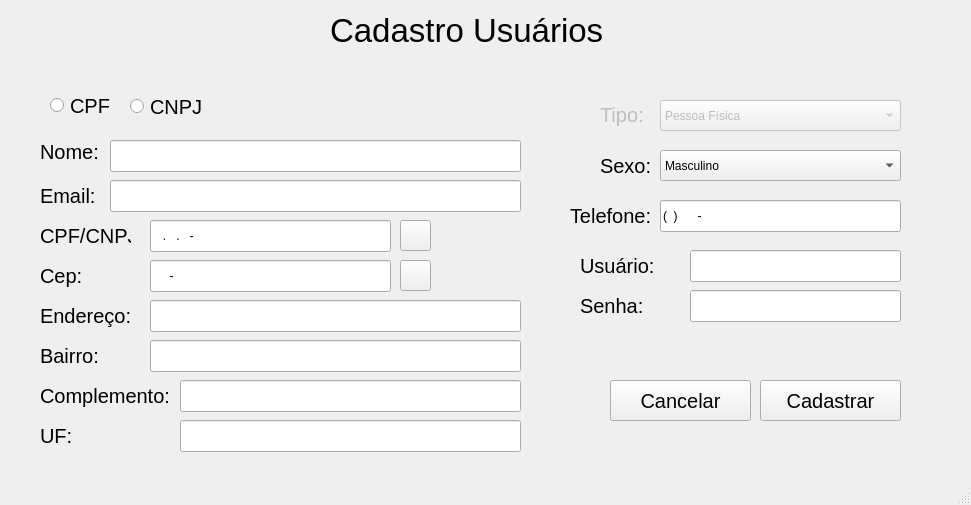
<?xml version="1.0" encoding="UTF-8"?>
<ui version="4.0">
 <class>frmCad_Usuario</class>
 <widget class="QMainWindow" name="frmCad_Usuario">
  <property name="geometry">
   <rect>
    <x>0</x>
    <y>0</y>
    <width>971</width>
    <height>505</height>
   </rect>
  </property>
  <property name="windowTitle">
   <string>MainWindow</string>
  </property>
  <property name="inputMethodHints">
   <set>Qt::ImhUppercaseOnly</set>
  </property>
  <widget class="QWidget" name="centralwidget">
   <widget class="QLabel" name="txtNome">
    <property name="geometry">
     <rect>
      <x>40</x>
      <y>131</y>
      <width>91</width>
      <height>41</height>
     </rect>
    </property>
    <property name="font">
     <font>
      <pointsize>15</pointsize>
     </font>
    </property>
    <property name="text">
     <string>Nome:</string>
    </property>
   </widget>
   <widget class="QLabel" name="txtEmail">
    <property name="geometry">
     <rect>
      <x>40</x>
      <y>180</y>
      <width>71</width>
      <height>31</height>
     </rect>
    </property>
    <property name="font">
     <font>
      <pointsize>15</pointsize>
     </font>
    </property>
    <property name="text">
     <string>Email:</string>
    </property>
   </widget>
   <widget class="QLabel" name="txtCPF">
    <property name="geometry">
     <rect>
      <x>40</x>
      <y>220</y>
      <width>91</width>
      <height>31</height>
     </rect>
    </property>
    <property name="font">
     <font>
      <pointsize>15</pointsize>
     </font>
    </property>
    <property name="text">
     <string>CPF/CNPJ:</string>
    </property>
   </widget>
   <widget class="QLabel" name="txtTelefone">
    <property name="geometry">
     <rect>
      <x>570</x>
      <y>200</y>
      <width>101</width>
      <height>31</height>
     </rect>
    </property>
    <property name="font">
     <font>
      <pointsize>15</pointsize>
     </font>
    </property>
    <property name="text">
     <string>Telefone:</string>
    </property>
   </widget>
   <widget class="QLabel" name="txtEndereco">
    <property name="geometry">
     <rect>
      <x>40</x>
      <y>300</y>
      <width>131</width>
      <height>31</height>
     </rect>
    </property>
    <property name="font">
     <font>
      <pointsize>15</pointsize>
     </font>
    </property>
    <property name="text">
     <string>Endereço:</string>
    </property>
   </widget>
   <widget class="QLabel" name="txtUsuario">
    <property name="geometry">
     <rect>
      <x>580</x>
      <y>250</y>
      <width>91</width>
      <height>31</height>
     </rect>
    </property>
    <property name="font">
     <font>
      <pointsize>15</pointsize>
     </font>
    </property>
    <property name="text">
     <string>Usuário:</string>
    </property>
   </widget>
   <widget class="QLabel" name="txtSenha">
    <property name="geometry">
     <rect>
      <x>580</x>
      <y>290</y>
      <width>71</width>
      <height>31</height>
     </rect>
    </property>
    <property name="font">
     <font>
      <pointsize>15</pointsize>
     </font>
    </property>
    <property name="text">
     <string>Senha:</string>
    </property>
   </widget>
   <widget class="QLabel" name="txtTipo">
    <property name="enabled">
     <bool>false</bool>
    </property>
    <property name="geometry">
     <rect>
      <x>600</x>
      <y>99</y>
      <width>61</width>
      <height>31</height>
     </rect>
    </property>
    <property name="font">
     <font>
      <pointsize>15</pointsize>
     </font>
    </property>
    <property name="text">
     <string>Tipo:</string>
    </property>
   </widget>
   <widget class="QLabel" name="txtSexo">
    <property name="geometry">
     <rect>
      <x>600</x>
      <y>150</y>
      <width>71</width>
      <height>31</height>
     </rect>
    </property>
    <property name="font">
     <font>
      <pointsize>15</pointsize>
     </font>
    </property>
    <property name="text">
     <string>Sexo:</string>
    </property>
   </widget>
   <widget class="QComboBox" name="cbbTipo">
    <property name="enabled">
     <bool>false</bool>
    </property>
    <property name="geometry">
     <rect>
      <x>660</x>
      <y>100</y>
      <width>241</width>
      <height>31</height>
     </rect>
    </property>
    <property name="currentIndex">
     <number>0</number>
    </property>
    <item>
     <property name="text">
      <string>Pessoa Física</string>
     </property>
    </item>
    <item>
     <property name="text">
      <string>Pessoa Jurídica</string>
     </property>
    </item>
   </widget>
   <widget class="QLineEdit" name="edtNome">
    <property name="geometry">
     <rect>
      <x>110</x>
      <y>140</y>
      <width>411</width>
      <height>32</height>
     </rect>
    </property>
    <property name="inputMethodHints">
     <set>Qt::ImhUppercaseOnly</set>
    </property>
   </widget>
   <widget class="QLineEdit" name="edtEmail">
    <property name="geometry">
     <rect>
      <x>110</x>
      <y>180</y>
      <width>411</width>
      <height>32</height>
     </rect>
    </property>
   </widget>
   <widget class="QLineEdit" name="edtCPF">
    <property name="geometry">
     <rect>
      <x>150</x>
      <y>220</y>
      <width>241</width>
      <height>32</height>
     </rect>
    </property>
    <property name="inputMask">
     <string>000.000.000-00</string>
    </property>
   </widget>
   <widget class="QLineEdit" name="edtTelefone">
    <property name="geometry">
     <rect>
      <x>660</x>
      <y>200</y>
      <width>241</width>
      <height>32</height>
     </rect>
    </property>
    <property name="inputMask">
     <string>(00)0 0000-0000</string>
    </property>
   </widget>
   <widget class="QLineEdit" name="edtEndereco">
    <property name="geometry">
     <rect>
      <x>150</x>
      <y>300</y>
      <width>371</width>
      <height>32</height>
     </rect>
    </property>
    <property name="inputMethodHints">
     <set>Qt::ImhUppercaseOnly</set>
    </property>
   </widget>
   <widget class="QLineEdit" name="edtUsuario">
    <property name="geometry">
     <rect>
      <x>690</x>
      <y>250</y>
      <width>211</width>
      <height>32</height>
     </rect>
    </property>
   </widget>
   <widget class="QLineEdit" name="edtSenha">
    <property name="geometry">
     <rect>
      <x>690</x>
      <y>290</y>
      <width>211</width>
      <height>32</height>
     </rect>
    </property>
   </widget>
   <widget class="QComboBox" name="cbbSexo">
    <property name="geometry">
     <rect>
      <x>660</x>
      <y>150</y>
      <width>241</width>
      <height>31</height>
     </rect>
    </property>
    <property name="currentIndex">
     <number>0</number>
    </property>
    <item>
     <property name="text">
      <string>Masculino</string>
     </property>
    </item>
    <item>
     <property name="text">
      <string>Feminino </string>
     </property>
    </item>
    <item>
     <property name="text">
      <string>Outros</string>
     </property>
    </item>
   </widget>
   <widget class="QLabel" name="txtCep">
    <property name="geometry">
     <rect>
      <x>40</x>
      <y>260</y>
      <width>91</width>
      <height>31</height>
     </rect>
    </property>
    <property name="font">
     <font>
      <pointsize>15</pointsize>
     </font>
    </property>
    <property name="text">
     <string>Cep:</string>
    </property>
   </widget>
   <widget class="QLineEdit" name="edtCep">
    <property name="geometry">
     <rect>
      <x>150</x>
      <y>260</y>
      <width>241</width>
      <height>32</height>
     </rect>
    </property>
    <property name="inputMask">
     <string>00000-000</string>
    </property>
   </widget>
   <widget class="QPushButton" name="btnCadastrar">
    <property name="geometry">
     <rect>
      <x>760</x>
      <y>380</y>
      <width>141</width>
      <height>41</height>
     </rect>
    </property>
    <property name="font">
     <font>
      <pointsize>15</pointsize>
     </font>
    </property>
    <property name="text">
     <string>Cadastrar</string>
    </property>
   </widget>
   <widget class="QRadioButton" name="rbCPF">
    <property name="geometry">
     <rect>
      <x>50</x>
      <y>90</y>
      <width>91</width>
      <height>31</height>
     </rect>
    </property>
    <property name="font">
     <font>
      <pointsize>15</pointsize>
     </font>
    </property>
    <property name="text">
     <string>CPF</string>
    </property>
   </widget>
   <widget class="QRadioButton" name="rbCNPJ">
    <property name="geometry">
     <rect>
      <x>130</x>
      <y>96</y>
      <width>91</width>
      <height>21</height>
     </rect>
    </property>
    <property name="font">
     <font>
      <pointsize>15</pointsize>
     </font>
    </property>
    <property name="text">
     <string>CNPJ</string>
    </property>
   </widget>
   <widget class="QLabel" name="txtCadastro_login">
    <property name="geometry">
     <rect>
      <x>330</x>
      <y>10</y>
      <width>291</width>
      <height>41</height>
     </rect>
    </property>
    <property name="font">
     <font>
      <pointsize>25</pointsize>
     </font>
    </property>
    <property name="text">
     <string>Cadastro Usuários</string>
    </property>
   </widget>
   <widget class="QPushButton" name="btnCancelar">
    <property name="geometry">
     <rect>
      <x>610</x>
      <y>380</y>
      <width>141</width>
      <height>41</height>
     </rect>
    </property>
    <property name="font">
     <font>
      <pointsize>15</pointsize>
     </font>
    </property>
    <property name="text">
     <string>Cancelar</string>
    </property>
   </widget>
   <widget class="QPushButton" name="btnConsultar">
    <property name="geometry">
     <rect>
      <x>400</x>
      <y>260</y>
      <width>31</width>
      <height>31</height>
     </rect>
    </property>
    <property name="text">
     <string/>
    </property>
    <property name="icon">
     <iconset>
      <normaloff>btnPesquisar.png</normaloff>btnPesquisar.png</iconset>
    </property>
   </widget>
   <widget class="QLineEdit" name="edtBairro">
    <property name="geometry">
     <rect>
      <x>150</x>
      <y>340</y>
      <width>371</width>
      <height>32</height>
     </rect>
    </property>
    <property name="inputMethodHints">
     <set>Qt::ImhUppercaseOnly</set>
    </property>
   </widget>
   <widget class="QLabel" name="txtBairro">
    <property name="geometry">
     <rect>
      <x>40</x>
      <y>340</y>
      <width>131</width>
      <height>31</height>
     </rect>
    </property>
    <property name="font">
     <font>
      <pointsize>15</pointsize>
     </font>
    </property>
    <property name="text">
     <string>Bairro:</string>
    </property>
   </widget>
   <widget class="QLineEdit" name="edtComplemento">
    <property name="geometry">
     <rect>
      <x>180</x>
      <y>380</y>
      <width>341</width>
      <height>32</height>
     </rect>
    </property>
    <property name="inputMethodHints">
     <set>Qt::ImhUppercaseOnly</set>
    </property>
   </widget>
   <widget class="QLabel" name="txtComplemento">
    <property name="geometry">
     <rect>
      <x>40</x>
      <y>380</y>
      <width>131</width>
      <height>31</height>
     </rect>
    </property>
    <property name="font">
     <font>
      <pointsize>15</pointsize>
     </font>
    </property>
    <property name="text">
     <string>Complemento:</string>
    </property>
   </widget>
   <widget class="QLineEdit" name="edtUF">
    <property name="geometry">
     <rect>
      <x>180</x>
      <y>420</y>
      <width>341</width>
      <height>32</height>
     </rect>
    </property>
    <property name="inputMethodHints">
     <set>Qt::ImhUppercaseOnly</set>
    </property>
   </widget>
   <widget class="QLabel" name="txtUF">
    <property name="geometry">
     <rect>
      <x>40</x>
      <y>420</y>
      <width>131</width>
      <height>31</height>
     </rect>
    </property>
    <property name="font">
     <font>
      <pointsize>15</pointsize>
     </font>
    </property>
    <property name="text">
     <string>UF:</string>
    </property>
   </widget>
   <widget class="QPushButton" name="btnConsultar_CNPJ">
    <property name="geometry">
     <rect>
      <x>400</x>
      <y>220</y>
      <width>31</width>
      <height>31</height>
     </rect>
    </property>
    <property name="text">
     <string/>
    </property>
    <property name="icon">
     <iconset>
      <normaloff>btnPesquisar.png</normaloff>btnPesquisar.png</iconset>
    </property>
   </widget>
  </widget>
  <widget class="QMenuBar" name="menubar">
   <property name="geometry">
    <rect>
     <x>0</x>
     <y>0</y>
     <width>971</width>
     <height>21</height>
    </rect>
   </property>
  </widget>
  <widget class="QStatusBar" name="statusbar"/>
 </widget>
 <resources/>
 <connections/>
</ui>
